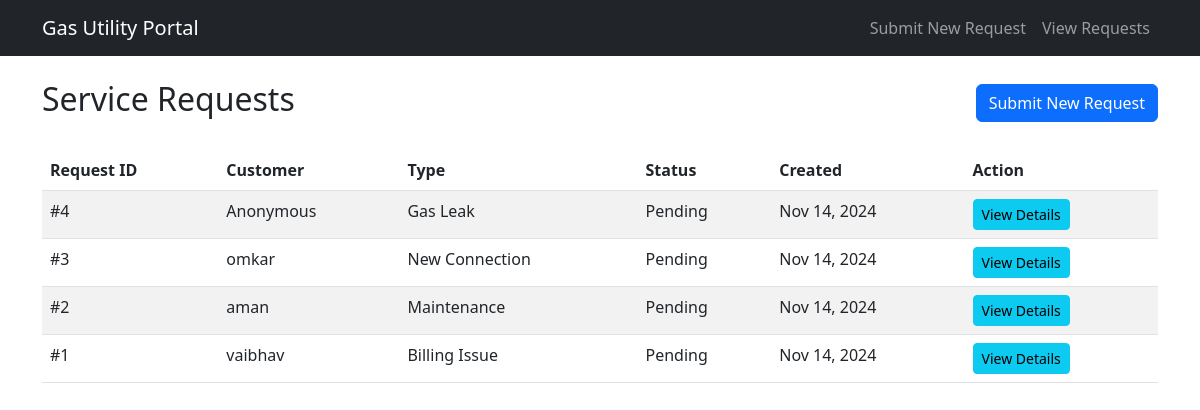
The page / on the database its author committed.
### customer_service/models.py (models this page shows, shortened)
class ServiceRequest(models.Model):
    REQUEST_TYPES = [
        ('GAS_LEAK', 'Gas Leak'),
        ('CONNECTION', 'New Connection'),
        ('BILLING', 'Billing Issue'),
        ('MAINTENANCE', 'Maintenance'),
        ('OTHER', 'Other'),
    ]
    STATUS_CHOICES = [
        ('PENDING', 'Pending'),
        ('IN_PROGRESS', 'In Progress'),
        ('RESOLVED', 'Resolved'),
        ('CLOSED', 'Closed'),
    ]
    customer_name = models.CharField(max_length=100, default='Anonymous')
    customer_email = models.EmailField(default='customer@example.com')
    request_type = models.CharField(max_length=20, choices=REQUEST_TYPES)
    description = models.TextField()
    attachment = models.FileField(upload_to='service_requests/', null=True, blank=True)
    status = models.CharField(max_length=20, choices=STATUS_CHOICES, default='PENDING')
    created_at = models.DateTimeField(auto_now_add=True)
    updated_at = models.DateTimeField(auto_now=True)
    resolved_at = models.DateTimeField(null=True, blank=True)

### customer_service/views.py (the view)
# urls.py: path('', views.request_list, name='request_list'),
def request_list(request):
    requests = ServiceRequest.objects.all().order_by('-created_at')
    return render(request, 'customer_service/request_list.html', {'requests': requests})

### customer_service/templates/customer_service/request_list.html
{% extends "customer_service/base.html" %}
{% block content %}
<div class="row">
    <div class="col-12">
        <div class="d-flex justify-content-between align-items-center mb-4">
            <h2>Service Requests</h2>
            <a href="{% url 'create_request' %}" class="btn btn-primary">Submit New Request</a>
        </div>
        {% if requests %}
            <div class="table-responsive">
                <table class="table table-striped">
                    <thead>
                        <tr>
                            <th>Request ID</th>
                            <th>Customer</th>
                            <th>Type</th>
                            <th>Status</th>
                            <th>Created</th>
                            <th>Action</th>
                        </tr>
                    </thead>
                    <tbody>
                        {% for request in requests %}
                            <tr>
                                <td>#{{ request.id }}</td>
                                <td>{{ request.customer_name }}</td>
                                <td>{{ request.get_request_type_display }}</td>
                                <td>{{ request.get_status_display }}</td>
                                <td>{{ request.created_at|date:"M d, Y" }}</td>
                                <td>
                                    <a href="{% url 'request_detail' request.pk %}" class="btn btn-sm btn-info">View Details</a>
                                </td>
                            </tr>
                        {% endfor %}
                    </tbody>
                </table>
            </div>
        {% else %}
            <div class="alert alert-info">No service requests found.</div>
        {% endif %}
    </div>
</div>
{% endblock %}

### customer_service/templates/customer_service/base.html (shortened to what this page needs)
<!DOCTYPE html>
<html lang="en">
<head>
    <link href="https://cdn.jsdelivr.net/npm/bootstrap@5.2.3/dist/css/bootstrap.min.css" rel="stylesheet">
</head>
<body>
    <nav class="navbar navbar-expand-lg navbar-dark bg-dark">
        <div class="container">
            <a class="navbar-brand" href="{% url 'request_list' %}">Gas Utility Portal</a>
            <div class="navbar-nav">
                <a class="nav-link" href="{% url 'create_request' %}">Submit New Request</a>
                <a class="nav-link" href="{% url 'request_list' %}">View Requests</a>
            </div>
        </div>
    </nav>
    <div class="container mt-4">
        {% block content %}
        {% endblock %}
    </div>
</body>
</html>

### rows shown on the page
ServiceRequest: id "4", customer_name "Anonymous", request_type "Gas Leak", status "Pending", created_at "Nov 14, 2024"
ServiceRequest: id "3", customer_name "omkar", request_type "New Connection", status "Pending", created_at "Nov 14, 2024"
ServiceRequest: id "2", customer_name "aman", request_type "Maintenance", status "Pending", created_at "Nov 14, 2024"
ServiceRequest: id "1", customer_name "vaibhav", request_type "Billing Issue", status "Pending", created_at "Nov 14, 2024"
